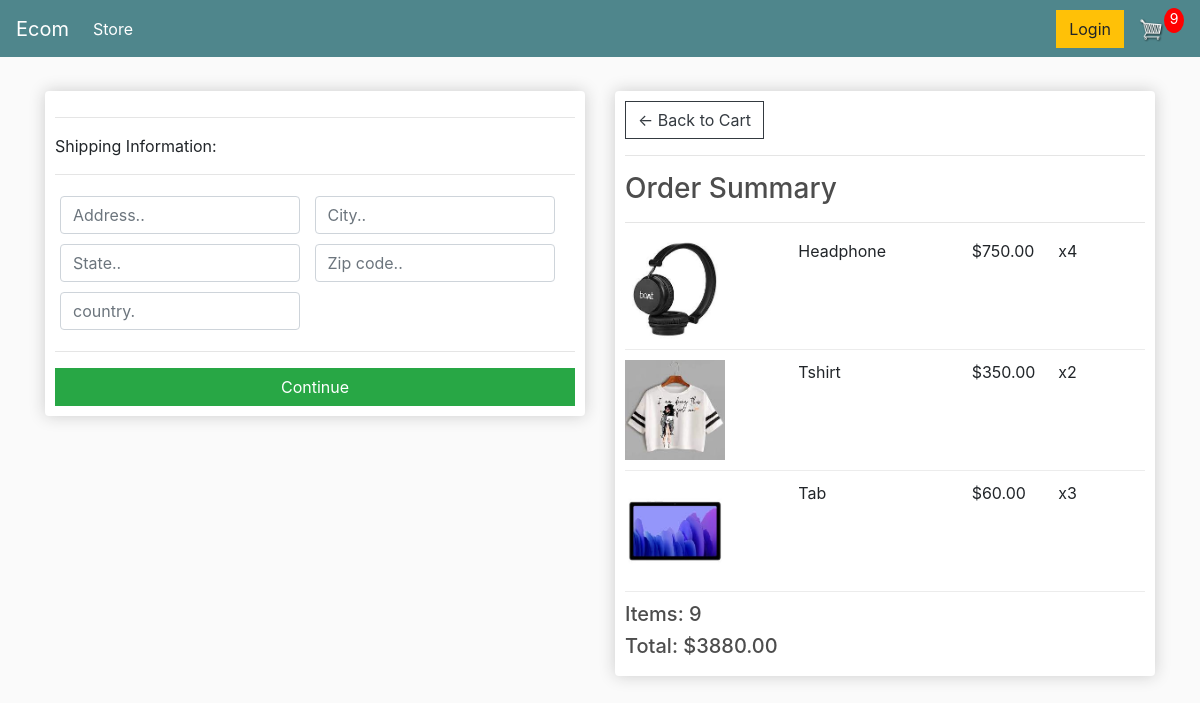
Screenshot of /checkout/ (signed in) with the database file from the repository.
### app/models.py (models this page shows, shortened)
class OrderItem(models.Model):
	product = models.ForeignKey(Product, on_delete=models.SET_NULL, null=True)
	order = models.ForeignKey(Order, on_delete=models.SET_NULL, null=True)
	quantity = models.IntegerField(default=0, null=True, blank=True)
	date_added = models.DateTimeField(auto_now_add=True)
	@property
	def get_total(self):
		total = self.product.price * self.quantity
		return total

class Product(models.Model):
	name = models.CharField(max_length=200)
	price = models.DecimalField(max_digits=5,decimal_places=2)
	digital = models.BooleanField(default=False,null=True, blank=True)
	image = models.ImageField(null=True, blank=True)
	@property
	def imageURL(self):
		try:
			url = self.image.url
		except:
			url = ''
		return url

class Order(models.Model):
	customer = models.ForeignKey(Customer, on_delete=models.SET_NULL, null=True, blank=True)
	date_ordered = models.DateTimeField(auto_now_add=True)
	complete = models.BooleanField(default=False, null=True, blank=False)
	transaction_id = models.CharField(max_length=100, null=True)
	@property
	def shipping(self):
		shipping = False
		orderitems = self.orderitem_set.all()
		for i in orderitems:
			if i.product.digital == False:
				 shipping = True
		return shipping
	@property
	def get_cart_total(self):
		orderitems = self.orderitem_set.all()
		total = sum([item.get_total for item in orderitems])
		return total
	@property
	def get_cart_items(self):
		orderitems = self.orderitem_set.all()
		total = sum([item.quantity for item in orderitems])
		return total

### app/views.py (the view)
# urls.py: path('checkout/', views.checkout, name="checkout"),
def checkout(request):
    data = cartData(request)
    cartItems = data['cartItems']
    order = data['order']
    items = data['items']
    context = {'items': items, 'order': order, 'cartItems': cartItems, }
    return render(request, 'app/checkout.html', context)

### app/utils.py (called while the page is built)
def cartData(request):
    if request.user.is_authenticated:
        customer = request.user.customer
        order, created = Order.objects.get_or_create(customer=customer, complete=False)
        items = order.orderitem_set.all()
        cartItems = order.get_cart_items
    else:
        cookieData = cookieCart(request)
        cartItems = cookieData['cartItems']
        order = cookieData['order']
        items = cookieData['items']
    return{'cartItems':cartItems,'order':order,'items':items}

### app/Templates/app/checkout.html (shortened to what this page needs)
{% extends 'app/main.html' %}
{% load static %}
{% block content %}
     <div class="row">
		<div class="col-lg-6">
			<div class="box-element" id="form-wrapper">
				<form id="form">
					<div id="shipping-info">
						<hr>
						<p>Shipping Information:</p>
						<hr>
						<div class="form-field">
							<input class="form-control" type="text" name="address" placeholder="Address..">
						</div>
						<div class="form-field">
							<input class="form-control" type="text" name="city" placeholder="City..">
						</div>
						<div class="form-field">
							<input class="form-control" type="text" name="state" placeholder="State..">
						</div>
						<div class="form-field">
							<input class="form-control" type="text" name="zipcode" placeholder="Zip code..">
						</div>
						<div class="form-field">
							<input class="form-control" type="text" name="country" placeholder="country.">
						</div>
					</div>
					<hr>
					<input id="form-button" class="btn btn-success btn-block" type="submit" value="Continue">
				</form>
			</div>
			<br>
		</div>
		<div class="col-lg-6">
			<div class="box-element">
				<a  class="btn btn-outline-dark" href="{% url 'cart' %}">&#x2190; Back to Cart</a>
				<hr>
				<h3>Order Summary</h3>
				<hr>
				{% for item in items %}
				<div class="cart-row">
					<div style="flex:2"><img class="row-image" src="{{item.product.imageURL}}"></div>
					<div style="flex:2"><p>{{item.product.name}}</p></div>
					<div style="flex:1"><p>${{item.product.price|floatformat:2}}</p></div>
					<div style="flex:1"><p>x{{item.quantity}}</p></div>
				</div>
				{% endfor %}
				<h5>Items:   {{order.get_cart_items}}</h5>
				<h5>Total:   ${{order.get_cart_total|floatformat:2}}</h5>
			</div>
		</div>
	</div>
{% endblock content %}

### static/css/main.css (style rules this page uses)
body { background-color: hsl(0, 0%, 98%); }
h1,h2,h3,h4,h5,h6 { color:hsl(0, 0%, 30%); }
.box-element { box-shadow:hsl(0, 0%, 80%) 0 0 16px; background-color: #fff; border-radius: 4px; padding: 10px; }
.col-lg-4, .col-lg-6, .col-lg-8, .col-lg-12 { margin-top: 10px; }
.btn { border-radius: 0; }
.row-image { width: 100px; }
.form-field { width:250px; display: inline-block; padding: 5px; }
.cart-row { display: flex; align-items: flex-stretch; padding-bottom: 10px; margin-bottom: 10px; border-bottom: 1px solid #ececec; }

### rows the page displays
OrderItem: product.imageURL (picture), product.name "Headphone", product.price "750.00", quantity "4"
OrderItem: product.imageURL (picture), product.name "Tshirt", product.price "350.00", quantity "2"
OrderItem: product.imageURL (picture), product.name "Tab", product.price "60.00", quantity "3"
Order: get_cart_items "9", get_cart_total "3880.00"

### other values shown
{{ cartItems }} "9"
